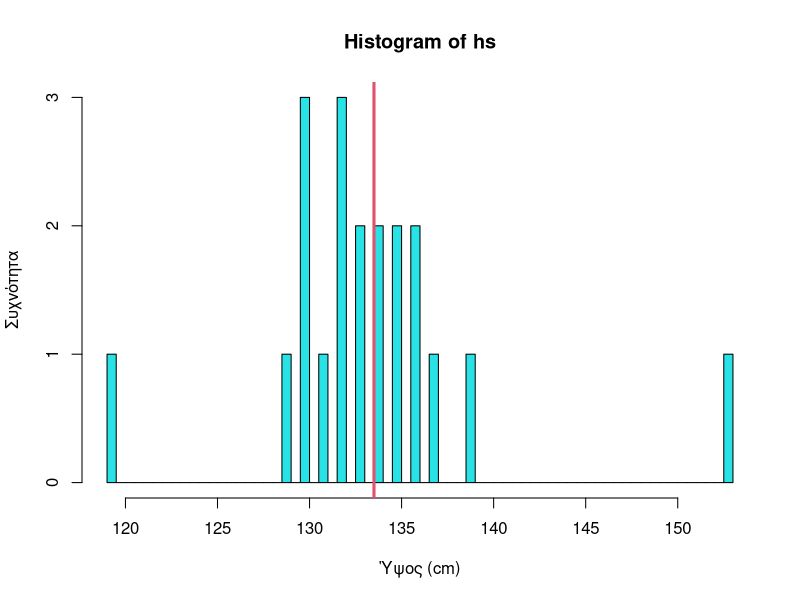
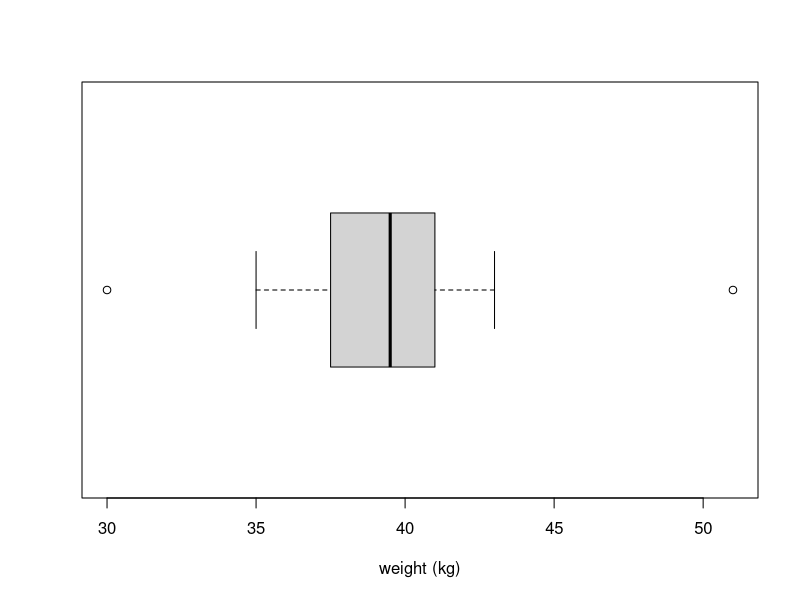
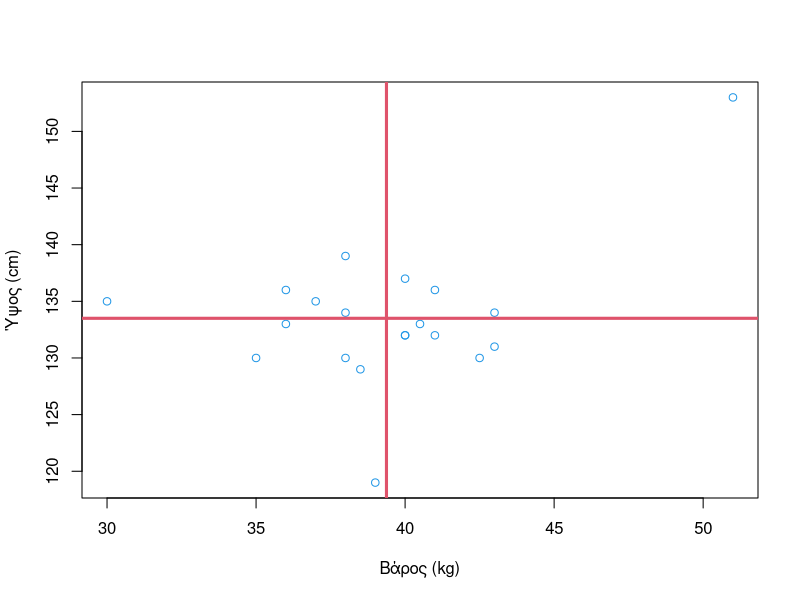
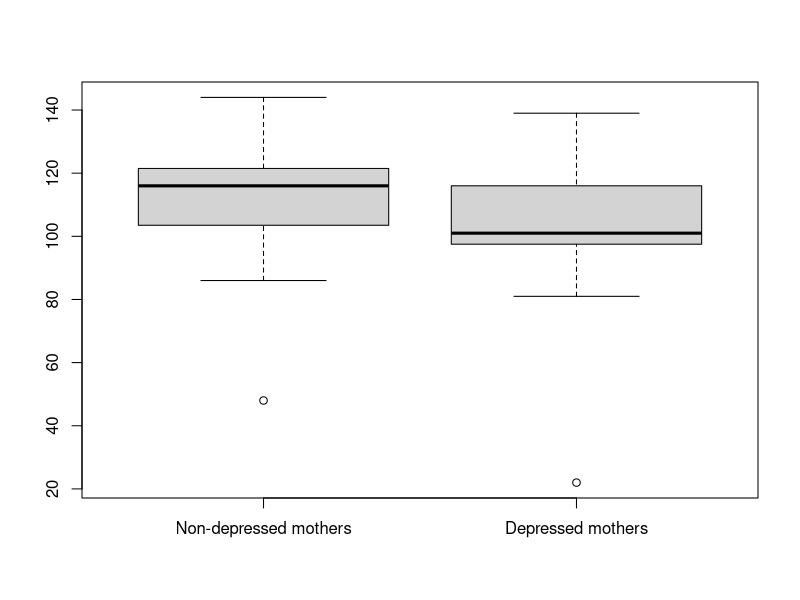
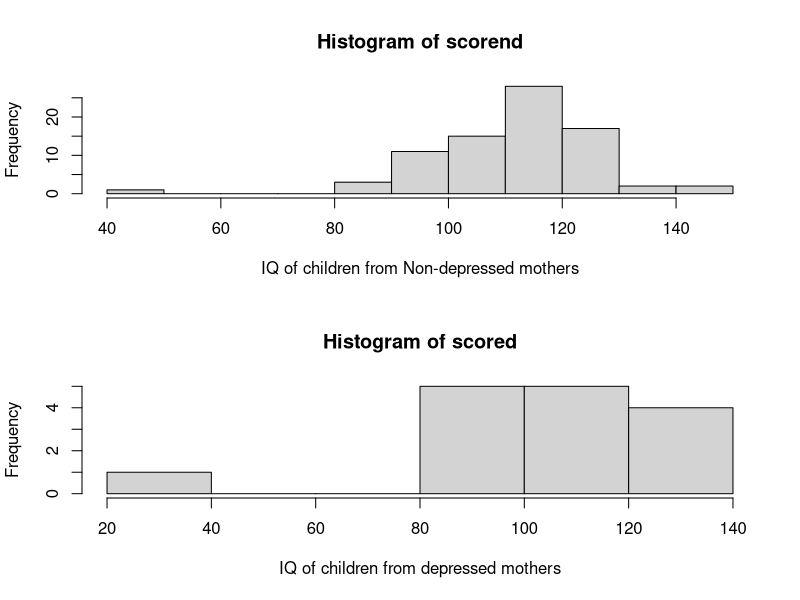
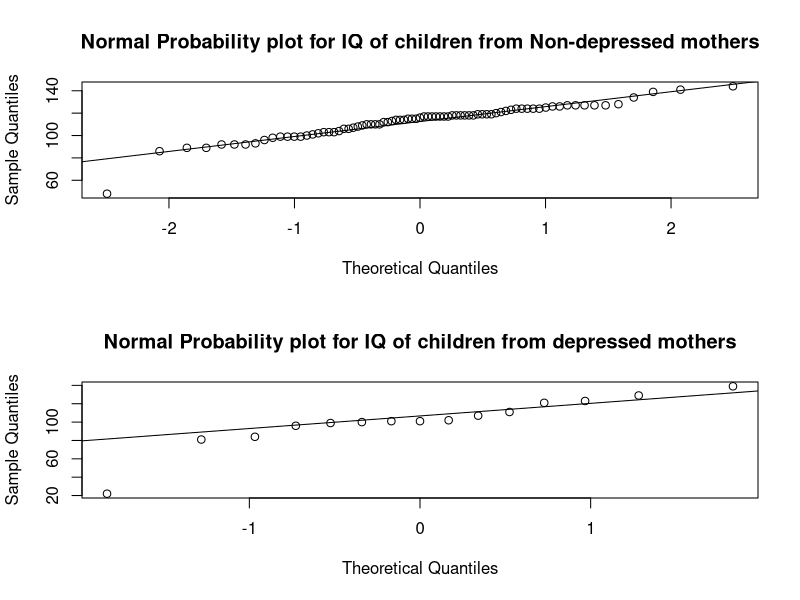

Recreate these plots in R, in order.
hs <- c(130, 132, 139, 136, 131, 153, 133, 129, 133, 119, 132, 135, 132, 134, 130, 135, 130, 136, 134, 137)
ws <- c(35, 41, 38, 41, 43, 51, 40.5, 38.5, 36, 39, 40, 37, 40, 43, 38, 30, 42.5, 36, 38, 40)

hist(hs, breaks=50, col=5, xlab='Ύψος (cm)', ylab='Συχνότητα')
abline(b=90,v=mean(hs), col=2, lwd=3) #Add vertical line in plot

boxplot(ws, horizontal=T, xlab=c('weight (kg)'))

plot(ws, hs, col=4, xlab='Βάρος (kg)', ylab='Ύψος (cm)')

abline(b=90,h=mean(hs), col=2, lwd=3) #Add horizontal line in plot
abline(b=90,v=mean(ws), col=2, lwd=3) #Add vertical line in plot

############################################################################################################

x<-rnorm(20)

wmean<-function(x)
{
    m<-mean(x)
    s<-sd(x)
    
    w1<-rep(1,length(x))
    
    w2<-NULL
    
    for (i in 1:length(x))
    {
        if (abs((x[i]-m)/s)<1) w2[i]<-1
        else if(1<=abs((x[i]-m)/s) &  abs((x[i]-m)/s)<2) w2[i]<-0.5
        else if(2<=abs((x[i]-m)/s)) w2[i]<-0
    }
    
    w3<-dnorm(x,m,s)
    
    newm1<-sum(w1*x)/sum(w1)
    newm2<-sum(w2*x)/sum(w2)
    newm3<-sum(w3*x)/sum(w3)
    
    return(list(weighted_mean1=newm1,weighted_mean2=newm2,weighted_mean3=newm3))
}

############################################################################################################

iqdata<-read.table("iqdata.txt")
attach(iqdata)
scorend <- iqdata$V2[V1=="nd"]
scored <- iqdata$V2[V1=="d"]
boxplot(scorend, scored, names=c("Non-depressed mothers","Depressed mothers"))
par(mfrow=c(2,1))
hist(scorend, xlab="IQ of children from Non-depressed mothers")
hist(scored, xlab="IQ of children from depressed mothers")
qqnorm(scorend,main="")
qqline(scorend)
title(main="Normal Probability plot for IQ of children from Non-depressed mothers")
qqnorm(scored,main="")
qqline(scored)
title(main="Normal Probability plot for IQ of children from depressed mothers")

############################################################################################################


func1 <- function(x)
{
    x ^ (1:length(x))
}

func1(c(1:5))

func2 <- function(x)
{
    n <- length(x)
    (x ^ (1:n)) / (1:n)
}
func2(c(1:5))


func3 <- function(x, n)
{
    1 + sum((x ^ (1:n)) / (1:n))
}

func3(3, 3)
